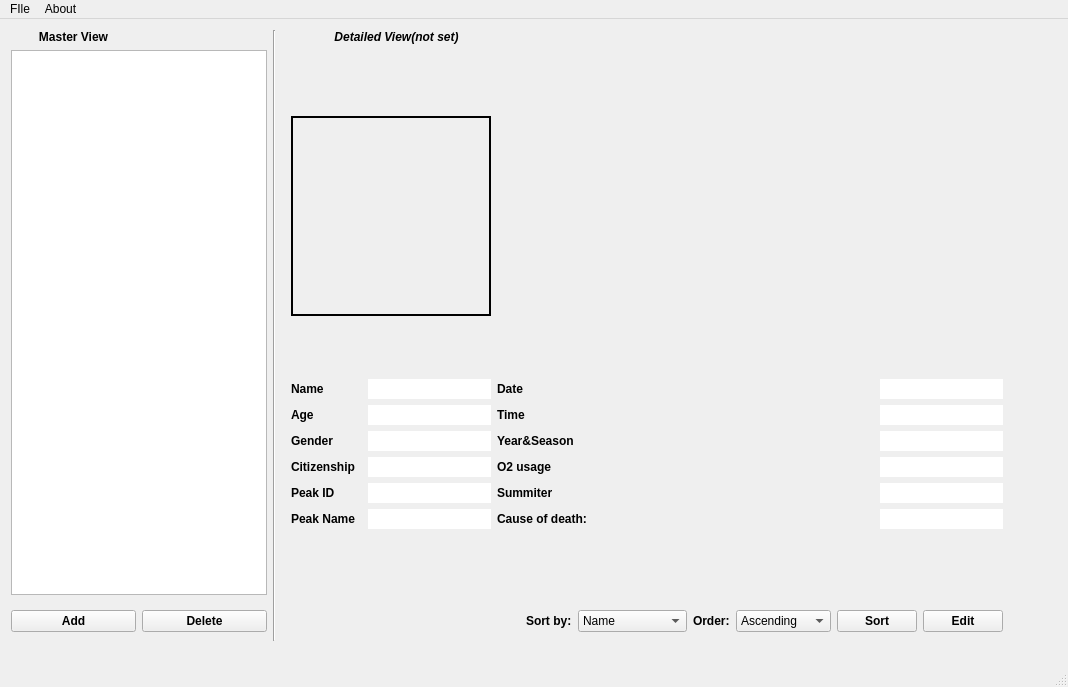
<?xml version="1.0" encoding="UTF-8"?>
<ui version="4.0">
 <class>MainWindow</class>
 <widget class="QMainWindow" name="MainWindow">
  <property name="geometry">
   <rect>
    <x>0</x>
    <y>0</y>
    <width>1068</width>
    <height>687</height>
   </rect>
  </property>
  <property name="sizePolicy">
   <sizepolicy hsizetype="Fixed" vsizetype="Fixed">
    <horstretch>0</horstretch>
    <verstretch>0</verstretch>
   </sizepolicy>
  </property>
  <property name="maximumSize">
   <size>
    <width>16777215</width>
    <height>16777215</height>
   </size>
  </property>
  <property name="windowTitle">
   <string>Master UI window</string>
  </property>
  <widget class="QWidget" name="centralWidget">
   <property name="enabled">
    <bool>true</bool>
   </property>
   <widget class="QWidget" name="mainUI" native="true">
    <property name="enabled">
     <bool>true</bool>
    </property>
    <property name="geometry">
     <rect>
      <x>11</x>
      <y>11</y>
      <width>1001</width>
      <height>611</height>
     </rect>
    </property>
    <layout class="QGridLayout" name="gridLayout">
     <item row="2" column="1">
      <widget class="QPushButton" name="btnDelete">
       <property name="font">
        <font>
         <bold>true</bold>
         <kerning>true</kerning>
        </font>
       </property>
       <property name="text">
        <string>Delete</string>
       </property>
       <property name="shortcut">
        <string>Del</string>
       </property>
      </widget>
     </item>
     <item row="1" column="0" colspan="2">
      <widget class="QListView" name="MasterView">
       <property name="sizePolicy">
        <sizepolicy hsizetype="Fixed" vsizetype="Expanding">
         <horstretch>0</horstretch>
         <verstretch>0</verstretch>
        </sizepolicy>
       </property>
       <property name="minimumSize">
        <size>
         <width>0</width>
         <height>30</height>
        </size>
       </property>
      </widget>
     </item>
     <item row="0" column="2" rowspan="3">
      <widget class="Line" name="VerticalSeparator">
       <property name="orientation">
        <enum>Qt::Vertical</enum>
       </property>
      </widget>
     </item>
     <item row="1" column="3" colspan="2">
      <widget class="QWidget" name="DetailedView" native="true">
       <property name="enabled">
        <bool>true</bool>
       </property>
       <property name="sizePolicy">
        <sizepolicy hsizetype="Minimum" vsizetype="Minimum">
         <horstretch>0</horstretch>
         <verstretch>0</verstretch>
        </sizepolicy>
       </property>
       <property name="font">
        <font>
         <bold>true</bold>
        </font>
       </property>
       <layout class="QGridLayout" name="gridLayout_3">
        <item row="1" column="1">
         <layout class="QGridLayout" name="gridLayout_2">
          <item row="2" column="1">
           <widget class="QLineEdit" name="lineYearSeason">
            <property name="sizePolicy">
             <sizepolicy hsizetype="Fixed" vsizetype="Fixed">
              <horstretch>0</horstretch>
              <verstretch>0</verstretch>
             </sizepolicy>
            </property>
            <property name="frame">
             <bool>false</bool>
            </property>
            <property name="readOnly">
             <bool>true</bool>
            </property>
           </widget>
          </item>
          <item row="1" column="0">
           <widget class="QLabel" name="lblTime">
            <property name="text">
             <string>Time</string>
            </property>
            <property name="alignment">
             <set>Qt::AlignLeading|Qt::AlignLeft|Qt::AlignVCenter</set>
            </property>
           </widget>
          </item>
          <item row="5" column="0">
           <widget class="QLabel" name="lblCauseOfDeath">
            <property name="text">
             <string>Cause of death:</string>
            </property>
            <property name="alignment">
             <set>Qt::AlignLeading|Qt::AlignLeft|Qt::AlignVCenter</set>
            </property>
           </widget>
          </item>
          <item row="4" column="0">
           <widget class="QLabel" name="lblIsSummiter">
            <property name="text">
             <string>Summiter</string>
            </property>
            <property name="alignment">
             <set>Qt::AlignLeading|Qt::AlignLeft|Qt::AlignVCenter</set>
            </property>
           </widget>
          </item>
          <item row="0" column="0">
           <widget class="QLabel" name="lblDate">
            <property name="text">
             <string>Date</string>
            </property>
            <property name="alignment">
             <set>Qt::AlignLeading|Qt::AlignLeft|Qt::AlignVCenter</set>
            </property>
           </widget>
          </item>
          <item row="3" column="0">
           <widget class="QLabel" name="lblO2Usage">
            <property name="sizePolicy">
             <sizepolicy hsizetype="Preferred" vsizetype="Fixed">
              <horstretch>0</horstretch>
              <verstretch>0</verstretch>
             </sizepolicy>
            </property>
            <property name="text">
             <string>O2 usage</string>
            </property>
            <property name="alignment">
             <set>Qt::AlignLeading|Qt::AlignLeft|Qt::AlignVCenter</set>
            </property>
           </widget>
          </item>
          <item row="0" column="1">
           <widget class="QLineEdit" name="lineDate">
            <property name="sizePolicy">
             <sizepolicy hsizetype="Fixed" vsizetype="Fixed">
              <horstretch>0</horstretch>
              <verstretch>0</verstretch>
             </sizepolicy>
            </property>
            <property name="layoutDirection">
             <enum>Qt::LeftToRight</enum>
            </property>
            <property name="frame">
             <bool>false</bool>
            </property>
            <property name="echoMode">
             <enum>QLineEdit::Normal</enum>
            </property>
            <property name="alignment">
             <set>Qt::AlignLeading|Qt::AlignLeft|Qt::AlignVCenter</set>
            </property>
            <property name="readOnly">
             <bool>true</bool>
            </property>
           </widget>
          </item>
          <item row="3" column="1">
           <widget class="QLineEdit" name="lineO2Usage">
            <property name="sizePolicy">
             <sizepolicy hsizetype="Fixed" vsizetype="Fixed">
              <horstretch>0</horstretch>
              <verstretch>0</verstretch>
             </sizepolicy>
            </property>
            <property name="frame">
             <bool>false</bool>
            </property>
            <property name="readOnly">
             <bool>true</bool>
            </property>
           </widget>
          </item>
          <item row="2" column="0">
           <widget class="QLabel" name="lblYearSeason">
            <property name="text">
             <string>Year&amp;Season</string>
            </property>
            <property name="alignment">
             <set>Qt::AlignLeading|Qt::AlignLeft|Qt::AlignVCenter</set>
            </property>
           </widget>
          </item>
          <item row="4" column="1">
           <widget class="QLineEdit" name="lineSummiter">
            <property name="sizePolicy">
             <sizepolicy hsizetype="Fixed" vsizetype="Fixed">
              <horstretch>0</horstretch>
              <verstretch>0</verstretch>
             </sizepolicy>
            </property>
            <property name="frame">
             <bool>false</bool>
            </property>
            <property name="readOnly">
             <bool>true</bool>
            </property>
           </widget>
          </item>
          <item row="5" column="1">
           <widget class="QLineEdit" name="lineCauseOfDeath">
            <property name="sizePolicy">
             <sizepolicy hsizetype="Fixed" vsizetype="Fixed">
              <horstretch>0</horstretch>
              <verstretch>0</verstretch>
             </sizepolicy>
            </property>
            <property name="frame">
             <bool>false</bool>
            </property>
            <property name="readOnly">
             <bool>true</bool>
            </property>
           </widget>
          </item>
          <item row="1" column="1">
           <widget class="QLineEdit" name="lineTime">
            <property name="sizePolicy">
             <sizepolicy hsizetype="Fixed" vsizetype="Fixed">
              <horstretch>0</horstretch>
              <verstretch>0</verstretch>
             </sizepolicy>
            </property>
            <property name="layoutDirection">
             <enum>Qt::LeftToRight</enum>
            </property>
            <property name="frame">
             <bool>false</bool>
            </property>
            <property name="readOnly">
             <bool>true</bool>
            </property>
           </widget>
          </item>
         </layout>
        </item>
        <item row="1" column="0">
         <layout class="QGridLayout" name="LayoutData1">
          <item row="1" column="1">
           <widget class="QLineEdit" name="lineAge">
            <property name="sizePolicy">
             <sizepolicy hsizetype="Fixed" vsizetype="Fixed">
              <horstretch>0</horstretch>
              <verstretch>0</verstretch>
             </sizepolicy>
            </property>
            <property name="frame">
             <bool>false</bool>
            </property>
            <property name="readOnly">
             <bool>true</bool>
            </property>
           </widget>
          </item>
          <item row="5" column="1">
           <widget class="QLineEdit" name="linePeakName">
            <property name="sizePolicy">
             <sizepolicy hsizetype="Fixed" vsizetype="Fixed">
              <horstretch>0</horstretch>
              <verstretch>0</verstretch>
             </sizepolicy>
            </property>
            <property name="frame">
             <bool>false</bool>
            </property>
            <property name="readOnly">
             <bool>true</bool>
            </property>
           </widget>
          </item>
          <item row="5" column="0">
           <widget class="QLabel" name="lblPeakName">
            <property name="text">
             <string>Peak Name</string>
            </property>
            <property name="alignment">
             <set>Qt::AlignLeading|Qt::AlignLeft|Qt::AlignVCenter</set>
            </property>
           </widget>
          </item>
          <item row="0" column="1">
           <widget class="QLineEdit" name="lineName">
            <property name="sizePolicy">
             <sizepolicy hsizetype="Fixed" vsizetype="Fixed">
              <horstretch>0</horstretch>
              <verstretch>0</verstretch>
             </sizepolicy>
            </property>
            <property name="frame">
             <bool>false</bool>
            </property>
            <property name="readOnly">
             <bool>true</bool>
            </property>
           </widget>
          </item>
          <item row="3" column="1">
           <widget class="QLineEdit" name="lineCitizenship">
            <property name="sizePolicy">
             <sizepolicy hsizetype="Fixed" vsizetype="Fixed">
              <horstretch>0</horstretch>
              <verstretch>0</verstretch>
             </sizepolicy>
            </property>
            <property name="frame">
             <bool>false</bool>
            </property>
            <property name="readOnly">
             <bool>true</bool>
            </property>
           </widget>
          </item>
          <item row="4" column="1">
           <widget class="QLineEdit" name="linePeakID">
            <property name="sizePolicy">
             <sizepolicy hsizetype="Fixed" vsizetype="Fixed">
              <horstretch>0</horstretch>
              <verstretch>0</verstretch>
             </sizepolicy>
            </property>
            <property name="frame">
             <bool>false</bool>
            </property>
            <property name="readOnly">
             <bool>true</bool>
            </property>
           </widget>
          </item>
          <item row="2" column="0">
           <widget class="QLabel" name="lblGender">
            <property name="text">
             <string>Gender</string>
            </property>
            <property name="alignment">
             <set>Qt::AlignLeading|Qt::AlignLeft|Qt::AlignVCenter</set>
            </property>
           </widget>
          </item>
          <item row="2" column="1">
           <widget class="QLineEdit" name="lineGender">
            <property name="sizePolicy">
             <sizepolicy hsizetype="Fixed" vsizetype="Fixed">
              <horstretch>0</horstretch>
              <verstretch>0</verstretch>
             </sizepolicy>
            </property>
            <property name="frame">
             <bool>false</bool>
            </property>
            <property name="readOnly">
             <bool>true</bool>
            </property>
           </widget>
          </item>
          <item row="1" column="0">
           <widget class="QLabel" name="lblAge">
            <property name="text">
             <string>Age</string>
            </property>
            <property name="alignment">
             <set>Qt::AlignLeading|Qt::AlignLeft|Qt::AlignVCenter</set>
            </property>
           </widget>
          </item>
          <item row="0" column="0">
           <widget class="QLabel" name="lblName">
            <property name="text">
             <string>Name</string>
            </property>
            <property name="alignment">
             <set>Qt::AlignLeading|Qt::AlignLeft|Qt::AlignVCenter</set>
            </property>
           </widget>
          </item>
          <item row="3" column="0">
           <widget class="QLabel" name="lblCitizenship">
            <property name="text">
             <string>Citizenship</string>
            </property>
            <property name="alignment">
             <set>Qt::AlignLeading|Qt::AlignLeft|Qt::AlignVCenter</set>
            </property>
           </widget>
          </item>
          <item row="4" column="0">
           <widget class="QLabel" name="lblPeakID">
            <property name="text">
             <string>Peak ID</string>
            </property>
            <property name="alignment">
             <set>Qt::AlignLeading|Qt::AlignLeft|Qt::AlignVCenter</set>
            </property>
           </widget>
          </item>
         </layout>
        </item>
        <item row="0" column="0">
         <layout class="QVBoxLayout" name="profilePicLayout">
          <item>
           <widget class="QLabel" name="profilePic">
            <property name="maximumSize">
             <size>
              <width>200</width>
              <height>200</height>
             </size>
            </property>
            <property name="frameShape">
             <enum>QFrame::WinPanel</enum>
            </property>
            <property name="frameShadow">
             <enum>QFrame::Plain</enum>
            </property>
            <property name="text">
             <string/>
            </property>
            <property name="pixmap">
             <pixmap resource="sources.qrc">:/Pictures/NoNameUser.jpg</pixmap>
            </property>
            <property name="scaledContents">
             <bool>true</bool>
            </property>
           </widget>
          </item>
         </layout>
        </item>
       </layout>
      </widget>
     </item>
     <item row="2" column="0">
      <widget class="QPushButton" name="btnAdd">
       <property name="font">
        <font>
         <bold>true</bold>
        </font>
       </property>
       <property name="text">
        <string>Add</string>
       </property>
      </widget>
     </item>
     <item row="0" column="0">
      <widget class="QLabel" name="lblMasterView">
       <property name="enabled">
        <bool>true</bool>
       </property>
       <property name="font">
        <font>
         <bold>true</bold>
        </font>
       </property>
       <property name="text">
        <string>Master View</string>
       </property>
       <property name="alignment">
        <set>Qt::AlignCenter</set>
       </property>
      </widget>
     </item>
     <item row="0" column="3">
      <widget class="QLabel" name="lblDetailedView">
       <property name="font">
        <font>
         <italic>true</italic>
         <bold>true</bold>
         <underline>false</underline>
         <strikeout>false</strikeout>
        </font>
       </property>
       <property name="text">
        <string>Detailed View(not set)</string>
       </property>
       <property name="alignment">
        <set>Qt::AlignCenter</set>
       </property>
      </widget>
     </item>
     <item row="2" column="3">
      <spacer name="horizontalSpacer_8">
       <property name="orientation">
        <enum>Qt::Horizontal</enum>
       </property>
       <property name="sizeHint" stdset="0">
        <size>
         <width>40</width>
         <height>20</height>
        </size>
       </property>
      </spacer>
     </item>
     <item row="2" column="4">
      <widget class="QWidget" name="widButtons" native="true">
       <layout class="QHBoxLayout" name="horizontalLayout">
        <item>
         <widget class="QLabel" name="lblSortBy">
          <property name="font">
           <font>
            <bold>true</bold>
           </font>
          </property>
          <property name="text">
           <string>Sort by:</string>
          </property>
         </widget>
        </item>
        <item>
         <widget class="QComboBox" name="combSortField">
          <item>
           <property name="text">
            <string>Name</string>
           </property>
          </item>
          <item>
           <property name="text">
            <string>Peak ID</string>
           </property>
          </item>
          <item>
           <property name="text">
            <string>Peak name</string>
           </property>
          </item>
          <item>
           <property name="text">
            <string>Year &amp; season</string>
           </property>
          </item>
          <item>
           <property name="text">
            <string>Date</string>
           </property>
          </item>
          <item>
           <property name="text">
            <string>Time</string>
           </property>
          </item>
          <item>
           <property name="text">
            <string>Citizenship</string>
           </property>
          </item>
          <item>
           <property name="text">
            <string>Gender</string>
           </property>
          </item>
          <item>
           <property name="text">
            <string>Age</string>
           </property>
          </item>
         </widget>
        </item>
        <item>
         <widget class="QLabel" name="lblOrder">
          <property name="font">
           <font>
            <bold>true</bold>
           </font>
          </property>
          <property name="text">
           <string>Order:</string>
          </property>
         </widget>
        </item>
        <item>
         <widget class="QComboBox" name="combSortOrder">
          <item>
           <property name="text">
            <string>Ascending</string>
           </property>
          </item>
          <item>
           <property name="text">
            <string>Descending</string>
           </property>
          </item>
         </widget>
        </item>
        <item>
         <widget class="QPushButton" name="btnSort">
          <property name="palette">
           <palette>
            <active/>
            <inactive/>
            <disabled/>
           </palette>
          </property>
          <property name="font">
           <font>
            <bold>true</bold>
           </font>
          </property>
          <property name="text">
           <string>Sort</string>
          </property>
         </widget>
        </item>
        <item>
         <widget class="QPushButton" name="btnEditModeActivator">
          <property name="font">
           <font>
            <bold>true</bold>
           </font>
          </property>
          <property name="text">
           <string>Edit</string>
          </property>
         </widget>
        </item>
       </layout>
      </widget>
     </item>
    </layout>
   </widget>
  </widget>
  <widget class="QMenuBar" name="menubar">
   <property name="geometry">
    <rect>
     <x>0</x>
     <y>0</y>
     <width>1068</width>
     <height>25</height>
    </rect>
   </property>
   <widget class="QMenu" name="menuFIle">
    <property name="title">
     <string>FIle</string>
    </property>
    <addaction name="actionOpen"/>
    <addaction name="separator"/>
    <addaction name="actionSave"/>
    <addaction name="actionSaveAs"/>
    <addaction name="separator"/>
    <addaction name="actionQuit"/>
    <addaction name="separator"/>
   </widget>
   <widget class="QMenu" name="menuAbout">
    <property name="title">
     <string>About</string>
    </property>
    <addaction name="actionAbout"/>
   </widget>
   <addaction name="menuFIle"/>
   <addaction name="menuAbout"/>
  </widget>
  <widget class="QStatusBar" name="statusbar"/>
  <action name="actionOpen">
   <property name="text">
    <string>Open...</string>
   </property>
   <property name="shortcut">
    <string>Ctrl+O</string>
   </property>
  </action>
  <action name="actionSave">
   <property name="text">
    <string>Save</string>
   </property>
   <property name="shortcut">
    <string>Ctrl+S</string>
   </property>
  </action>
  <action name="actionSaveAs">
   <property name="text">
    <string>Save as...</string>
   </property>
   <property name="shortcut">
    <string>Ctrl+Shift+S</string>
   </property>
  </action>
  <action name="actionQuit">
   <property name="text">
    <string>Quit</string>
   </property>
   <property name="shortcut">
    <string>Ctrl+Q</string>
   </property>
  </action>
  <action name="actionAbout">
   <property name="text">
    <string>About</string>
   </property>
  </action>
 </widget>
 <resources>
  <include location="sources.qrc"/>
 </resources>
 <connections/>
</ui>
